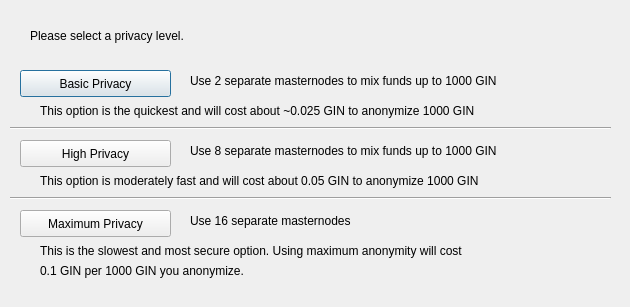
<?xml version="1.0" encoding="UTF-8"?>
<ui version="4.0">
 <class>DarksendConfig</class>
 <widget class="QDialog" name="DarksendConfig">
  <property name="geometry">
   <rect>
    <x>0</x>
    <y>0</y>
    <width>630</width>
    <height>307</height>
   </rect>
  </property>
  <property name="windowTitle">
   <string>Configure PrivateSend</string>
  </property>
  <widget class="QPushButton" name="buttonBasic">
   <property name="geometry">
    <rect>
     <x>20</x>
     <y>70</y>
     <width>151</width>
     <height>27</height>
    </rect>
   </property>
   <property name="text">
    <string>Basic Privacy</string>
   </property>
  </widget>
  <widget class="QPushButton" name="buttonHigh">
   <property name="geometry">
    <rect>
     <x>20</x>
     <y>140</y>
     <width>151</width>
     <height>27</height>
    </rect>
   </property>
   <property name="text">
    <string>High Privacy</string>
   </property>
  </widget>
  <widget class="QPushButton" name="buttonMax">
   <property name="geometry">
    <rect>
     <x>20</x>
     <y>210</y>
     <width>151</width>
     <height>27</height>
    </rect>
   </property>
   <property name="text">
    <string>Maximum Privacy</string>
   </property>
  </widget>
  <widget class="QLabel" name="label">
   <property name="geometry">
    <rect>
     <x>30</x>
     <y>20</y>
     <width>571</width>
     <height>31</height>
    </rect>
   </property>
   <property name="text">
    <string>Please select a privacy level.</string>
   </property>
  </widget>
  <widget class="QLabel" name="label_2">
   <property name="geometry">
    <rect>
     <x>190</x>
     <y>70</y>
     <width>421</width>
     <height>21</height>
    </rect>
   </property>
   <property name="text">
    <string>Use 2 separate masternodes to mix funds up to 1000 GIN</string>
   </property>
  </widget>
  <widget class="QLabel" name="label_3">
   <property name="geometry">
    <rect>
     <x>190</x>
     <y>140</y>
     <width>411</width>
     <height>21</height>
    </rect>
   </property>
   <property name="text">
    <string>Use 8 separate masternodes to mix funds up to 1000 GIN</string>
   </property>
  </widget>
  <widget class="QLabel" name="label_4">
   <property name="geometry">
    <rect>
     <x>190</x>
     <y>210</y>
     <width>421</width>
     <height>21</height>
    </rect>
   </property>
   <property name="text">
    <string>Use 16 separate masternodes</string>
   </property>
  </widget>
  <widget class="QLabel" name="label_6">
   <property name="geometry">
    <rect>
     <x>40</x>
     <y>100</y>
     <width>561</width>
     <height>21</height>
    </rect>
   </property>
   <property name="text">
    <string>This option is the quickest and will cost about ~0.025 GIN to anonymize 1000 GIN</string>
   </property>
  </widget>
  <widget class="QLabel" name="label_7">
   <property name="geometry">
    <rect>
     <x>40</x>
     <y>170</y>
     <width>561</width>
     <height>21</height>
    </rect>
   </property>
   <property name="text">
    <string>This option is moderately fast and will cost about 0.05 GIN to anonymize 1000 GIN</string>
   </property>
  </widget>
  <widget class="QLabel" name="label_8">
   <property name="geometry">
    <rect>
     <x>40</x>
     <y>240</y>
     <width>561</width>
     <height>21</height>
    </rect>
   </property>
   <property name="text">
    <string>This is the slowest and most secure option. Using maximum anonymity will cost</string>
   </property>
  </widget>
  <widget class="QLabel" name="label_9">
   <property name="geometry">
    <rect>
     <x>40</x>
     <y>260</y>
     <width>561</width>
     <height>21</height>
    </rect>
   </property>
   <property name="text">
    <string>0.1 GIN per 1000 GIN you anonymize.</string>
   </property>
  </widget>
  <widget class="Line" name="line">
   <property name="geometry">
    <rect>
     <x>10</x>
     <y>120</y>
     <width>601</width>
     <height>16</height>
    </rect>
   </property>
   <property name="orientation">
    <enum>Qt::Horizontal</enum>
   </property>
  </widget>
  <widget class="Line" name="line_2">
   <property name="geometry">
    <rect>
     <x>10</x>
     <y>190</y>
     <width>601</width>
     <height>16</height>
    </rect>
   </property>
   <property name="orientation">
    <enum>Qt::Horizontal</enum>
   </property>
  </widget>
 </widget>
 <resources/>
 <connections/>
</ui>
